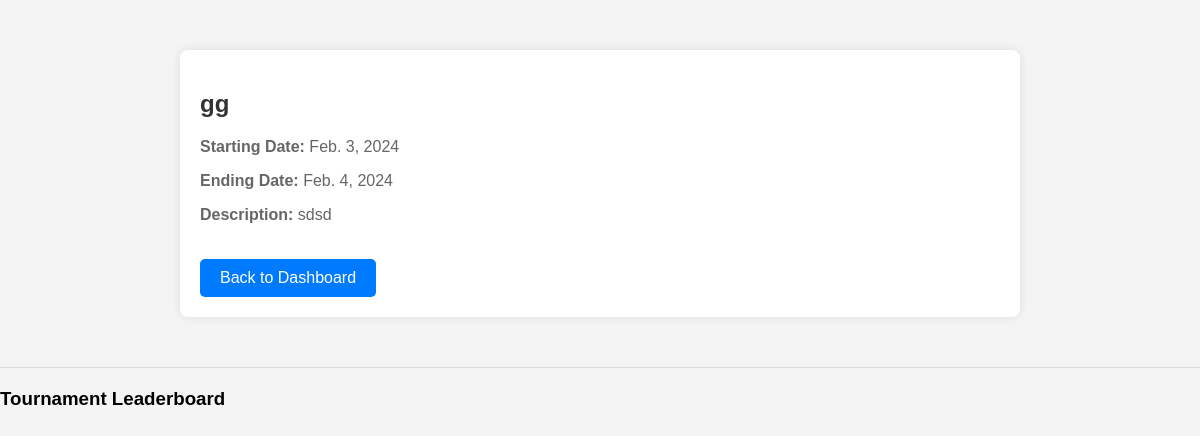
The page /ckbapp/tournament/34/info/ (signed in) on the database as committed earlier.
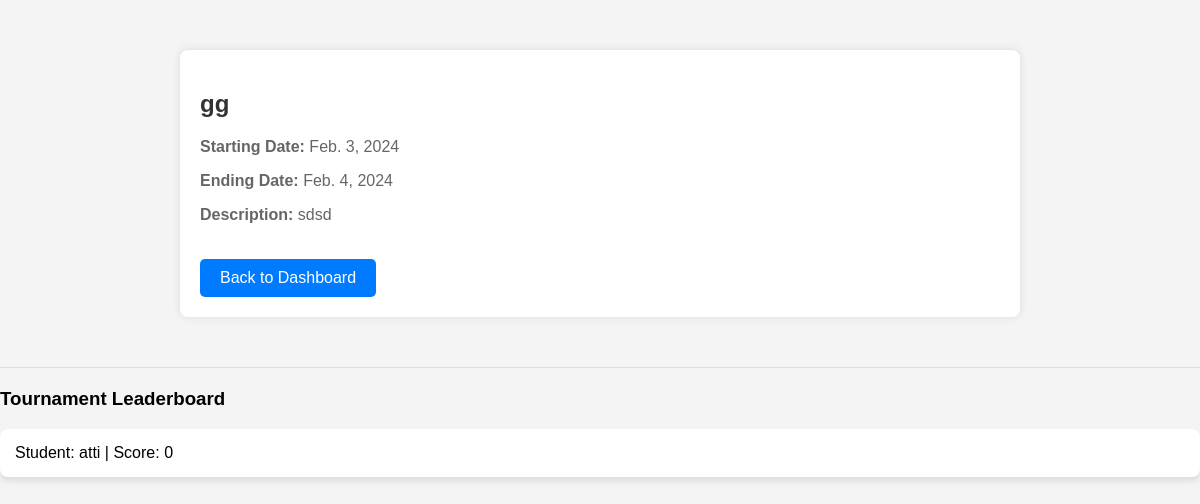
The same page on the database as committed later.
### ckbapp/models.py (models this page shows)
class TournamentLeaderboard(models.Model):
    student = models.ForeignKey(Student, on_delete=models.CASCADE)
    score = models.IntegerField(default=0, validators=[MinValueValidator(0), MaxValueValidator(100)])
    tournament = models.ForeignKey('Tournament', on_delete=models.CASCADE, related_name='tournament_leaderboard')

class Student(models.Model):
    user = models.OneToOneField(User, on_delete=models.CASCADE, primary_key=True, default=None)

### ckbapp/views.py (the view)
# urls.py: path('tournament/<int:tournament_id>/info/', tournament_info, name='tournament_info'),
@login_required
def tournament_info(request, tournament_id):
    tournament = get_object_or_404(Tournament, id=tournament_id)
    tournament_leaderboard = TournamentLeaderboard.objects.filter(tournament=tournament).order_by('-score')
    return render(request, 'ckbapp/tournament_info.html', {'tournament': tournament, 'tournament_leaderboard' : tournament_leaderboard})

### ckbapp/templates/ckbapp/tournament_info.html (shortened to what this page needs)
<!DOCTYPE html>
<html lang="en">
<head>
    {% load static %}
    <link rel="stylesheet" type="text/css" href="{% static 'ckbapp/css/tournament_info.css' %}">
</head>
<body>
<div class="tournament-info-container">
    <h2>{{ tournament.name }}</h2>
    <p><strong>Starting Date:</strong> {{ tournament.registrationDeadline }}</p>
    <p><strong>Ending Date:</strong> {{ tournament.endingDate }}</p>
    <p><strong>Description:</strong> {{ tournament.description }}</p>
    <a href="{% url 'student_dash' %}" class="back-to-dashboard-link">Back to Dashboard</a>
</div>
<div class="separator"></div>
<section class="leaderboard-section">
    <h3 class="section-title">Tournament Leaderboard</h3>
    <ul class="leaderboard-list">
        {% for entry in tournament_leaderboard %}
            <li class="leaderboard-item">
                Student: {{ entry.student.user.username }} | Score: {{ entry.score }}
            </li>
        {% endfor %}
    </ul>
</section>
</body>
</html>

Rows that differ between the two databases and show on the page:
added TournamentLeaderboard: student.user.username "atti", score "0"
